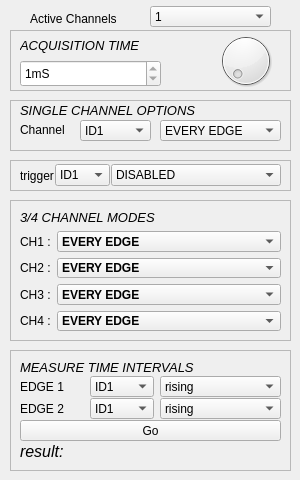
         <widget class="QWidget" name="Digital">
          <attribute name="title">
           <string>Digital signals</string>
          </attribute>
          <attribute name="toolTip">
           <string>Four channel Logic Analyzer</string>
          </attribute>
          <widget class="QComboBox" name="active_channel_box">
           <property name="geometry">
            <rect>
             <x>150</x>
             <y>6</y>
             <width>121</width>
             <height>21</height>
            </rect>
           </property>
           <property name="sizePolicy">
            <sizepolicy hsizetype="Preferred" vsizetype="Fixed">
             <horstretch>0</horstretch>
             <verstretch>0</verstretch>
            </sizepolicy>
           </property>
           <item>
            <property name="text">
             <string>1</string>
            </property>
           </item>
           <item>
            <property name="text">
             <string>2</string>
            </property>
           </item>
           <item>
            <property name="text">
             <string>3</string>
            </property>
           </item>
           <item>
            <property name="text">
             <string>4</string>
            </property>
           </item>
          </widget>
          <widget class="QLabel" name="label_13">
           <property name="geometry">
            <rect>
             <x>30</x>
             <y>10</y>
             <width>106</width>
             <height>17</height>
            </rect>
           </property>
           <property name="sizePolicy">
            <sizepolicy hsizetype="Maximum" vsizetype="Preferred">
             <horstretch>0</horstretch>
             <verstretch>0</verstretch>
            </sizepolicy>
           </property>
           <property name="text">
            <string>Active Channels</string>
           </property>
          </widget>
          <widget class="QFrame" name="frame_4">
           <property name="geometry">
            <rect>
             <x>10</x>
             <y>30</y>
             <width>281</width>
             <height>61</height>
            </rect>
           </property>
           <property name="frameShape">
            <enum>QFrame::StyledPanel</enum>
           </property>
           <property name="frameShadow">
            <enum>QFrame::Raised</enum>
           </property>
           <widget class="QDial" name="dial_16">
            <property name="geometry">
             <rect>
              <x>180</x>
              <y>0</y>
              <width>111</width>
              <height>61</height>
             </rect>
            </property>
            <property name="minimum">
             <number>0</number>
            </property>
            <property name="maximum">
             <number>9</number>
            </property>
            <property name="pageStep">
             <number>1</number>
            </property>
            <property name="value">
             <number>0</number>
            </property>
           </widget>
           <widget class="QSpinBox" name="digital_timescale">
            <property name="geometry">
             <rect>
              <x>10</x>
              <y>30</y>
              <width>141</width>
              <height>27</height>
             </rect>
            </property>
            <property name="readOnly">
             <bool>true</bool>
            </property>
            <property name="suffix">
             <string>mS</string>
            </property>
            <property name="maximum">
             <number>10000</number>
            </property>
            <property name="value">
             <number>1</number>
            </property>
           </widget>
           <widget class="QLabel" name="label_53">
            <property name="geometry">
             <rect>
              <x>10</x>
              <y>0</y>
              <width>141</width>
              <height>31</height>
             </rect>
            </property>
            <property name="font">
             <font>
              <pointsize>10</pointsize>
              <weight>50</weight>
              <italic>true</italic>
              <bold>false</bold>
             </font>
            </property>
            <property name="text">
             <string>ACQUISITION TIME</string>
            </property>
           </widget>
          </widget>
          <widget class="QFrame" name="frame_5">
           <property name="geometry">
            <rect>
             <x>10</x>
             <y>200</y>
             <width>281</width>
             <height>141</height>
            </rect>
           </property>
           <property name="frameShape">
            <enum>QFrame::StyledPanel</enum>
           </property>
           <property name="frameShadow">
            <enum>QFrame::Raised</enum>
           </property>
           <layout class="QFormLayout" name="formLayout">
            <item row="0" column="0" colspan="2">
             <widget class="QLabel" name="label_54">
              <property name="font">
               <font>
                <pointsize>10</pointsize>
                <weight>50</weight>
                <italic>true</italic>
                <bold>false</bold>
               </font>
              </property>
              <property name="text">
               <string>3/4 CHANNEL MODES</string>
              </property>
             </widget>
            </item>
            <item row="1" column="0">
             <widget class="QLabel" name="label_4">
              <property name="text">
               <string>CH1 :</string>
              </property>
             </widget>
            </item>
            <item row="1" column="1">
             <widget class="QComboBox" name="comboBox">
              <property name="font">
               <font>
                <pointsize>9</pointsize>
                <weight>75</weight>
                <bold>true</bold>
               </font>
              </property>
              <property name="currentIndex">
               <number>1</number>
              </property>
              <item>
               <property name="text">
                <string>DISABLED</string>
               </property>
              </item>
              <item>
               <property name="text">
                <string>EVERY EDGE</string>
               </property>
              </item>
              <item>
               <property name="text">
                <string>FALLING EDGES ONLY</string>
               </property>
              </item>
              <item>
               <property name="text">
                <string>RISING EDGES ONLY</string>
               </property>
              </item>
              <item>
               <property name="text">
                <string>EVERY FOUR RISING EDGES</string>
               </property>
              </item>
             </widget>
            </item>
            <item row="2" column="0">
             <widget class="QLabel" name="label_9">
              <property name="text">
               <string>CH2 :</string>
              </property>
             </widget>
            </item>
            <item row="2" column="1">
             <widget class="QComboBox" name="comboBox_2">
              <property name="font">
               <font>
                <pointsize>9</pointsize>
                <weight>75</weight>
                <bold>true</bold>
               </font>
              </property>
              <property name="currentIndex">
               <number>1</number>
              </property>
              <item>
               <property name="text">
                <string>DISABLED</string>
               </property>
              </item>
              <item>
               <property name="text">
                <string>EVERY EDGE</string>
               </property>
              </item>
              <item>
               <property name="text">
                <string>FALLING EDGES ONLY</string>
               </property>
              </item>
              <item>
               <property name="text">
                <string>RISING EDGES ONLY</string>
               </property>
              </item>
              <item>
               <property name="text">
                <string>EVERY FOUR RISING EDGES</string>
               </property>
              </item>
             </widget>
            </item>
            <item row="3" column="0">
             <widget class="QLabel" name="label_11">
              <property name="text">
               <string>CH3 :</string>
              </property>
             </widget>
            </item>
            <item row="3" column="1">
             <widget class="QComboBox" name="comboBox_3">
              <property name="font">
               <font>
                <pointsize>9</pointsize>
                <weight>75</weight>
                <bold>true</bold>
               </font>
              </property>
              <property name="currentIndex">
               <number>1</number>
              </property>
              <item>
               <property name="text">
                <string>DISABLED</string>
               </property>
              </item>
              <item>
               <property name="text">
                <string>EVERY EDGE</string>
               </property>
              </item>
              <item>
               <property name="text">
                <string>FALLING EDGES ONLY</string>
               </property>
              </item>
              <item>
               <property name="text">
                <string>RISING EDGES ONLY</string>
               </property>
              </item>
              <item>
               <property name="text">
                <string>EVERY FOUR RISING EDGES</string>
               </property>
              </item>
             </widget>
            </item>
            <item row="4" column="0">
             <widget class="QLabel" name="label_12">
              <property name="text">
               <string>CH4 :</string>
              </property>
             </widget>
            </item>
            <item row="4" column="1">
             <widget class="QComboBox" name="comboBox_4">
              <property name="font">
               <font>
                <pointsize>9</pointsize>
                <weight>75</weight>
                <bold>true</bold>
               </font>
              </property>
              <property name="currentIndex">
               <number>1</number>
              </property>
              <item>
               <property name="text">
                <string>DISABLED</string>
               </property>
              </item>
              <item>
               <property name="text">
                <string>EVERY EDGE</string>
               </property>
              </item>
              <item>
               <property name="text">
                <string>FALLING EDGES ONLY</string>
               </property>
              </item>
              <item>
               <property name="text">
                <string>RISING EDGES ONLY</string>
               </property>
              </item>
              <item>
               <property name="text">
                <string>EVERY FOUR RISING EDGES</string>
               </property>
              </item>
             </widget>
            </item>
           </layout>
          </widget>
          <widget class="QFrame" name="frame_7">
           <property name="geometry">
            <rect>
             <x>10</x>
             <y>350</y>
             <width>281</width>
             <height>121</height>
            </rect>
           </property>
           <property name="frameShape">
            <enum>QFrame::StyledPanel</enum>
           </property>
           <property name="frameShadow">
            <enum>QFrame::Raised</enum>
           </property>
           <layout class="QGridLayout" name="gridLayout_4">
            <property name="verticalSpacing">
             <number>1</number>
            </property>
            <item row="2" column="1">
             <widget class="QComboBox" name="edge2chan">
              <item>
               <property name="text">
                <string>ID1</string>
               </property>
              </item>
              <item>
               <property name="text">
                <string>ID2</string>
               </property>
              </item>
              <item>
               <property name="text">
                <string>ID3</string>
               </property>
              </item>
              <item>
               <property name="text">
                <string>ID4</string>
               </property>
              </item>
              <item>
               <property name="text">
                <string>-</string>
               </property>
              </item>
              <item>
               <property name="text">
                <string>CH1</string>
               </property>
              </item>
             </widget>
            </item>
            <item row="1" column="2">
             <widget class="QComboBox" name="edge1edge">
              <item>
               <property name="text">
                <string>rising</string>
               </property>
              </item>
              <item>
               <property name="text">
                <string>falling</string>
               </property>
              </item>
              <item>
               <property name="text">
                <string>four rising edges</string>
               </property>
              </item>
             </widget>
            </item>
            <item row="1" column="0">
             <widget class="QLabel" name="label_16">
              <property name="text">
               <string>EDGE 1</string>
              </property>
             </widget>
            </item>
            <item row="2" column="2">
             <widget class="QComboBox" name="edge2edge">
              <property name="currentIndex">
               <number>0</number>
              </property>
              <item>
               <property name="text">
                <string>rising</string>
               </property>
              </item>
              <item>
               <property name="text">
                <string>falling</string>
               </property>
              </item>
              <item>
               <property name="text">
                <string>four rising edges</string>
               </property>
              </item>
             </widget>
            </item>
            <item row="2" column="0">
             <widget class="QLabel" name="label_17">
              <property name="text">
               <string>EDGE 2</string>
              </property>
             </widget>
            </item>
            <item row="1" column="1">
             <widget class="QComboBox" name="edge1chan">
              <item>
               <property name="text">
                <string>ID1</string>
               </property>
              </item>
              <item>
               <property name="text">
                <string>ID2</string>
               </property>
              </item>
              <item>
               <property name="text">
                <string>ID3</string>
               </property>
              </item>
              <item>
               <property name="text">
                <string>ID4</string>
               </property>
              </item>
              <item>
               <property name="text">
                <string>-</string>
               </property>
              </item>
              <item>
               <property name="text">
                <string>CH1</string>
               </property>
              </item>
             </widget>
            </item>
            <item row="0" column="0" colspan="3">
             <widget class="QLabel" name="label_56">
              <property name="font">
               <font>
                <pointsize>10</pointsize>
                <weight>50</weight>
                <italic>true</italic>
                <bold>false</bold>
               </font>
              </property>
              <property name="text">
               <string>MEASURE TIME INTERVALS</string>
              </property>
             </widget>
            </item>
            <item row="3" column="0" colspan="3">
             <widget class="QPushButton" name="pushButton_6">
              <property name="text">
               <string>Go</string>
              </property>
             </widget>
            </item>
            <item row="6" column="0" colspan="3">
             <widget class="QLabel" name="time_interval_label">
              <property name="font">
               <font>
                <pointsize>12</pointsize>
                <weight>50</weight>
                <italic>true</italic>
                <bold>false</bold>
               </font>
              </property>
              <property name="text">
               <string>result:</string>
              </property>
             </widget>
            </item>
           </layout>
          </widget>
          <widget class="QFrame" name="frame_8">
           <property name="geometry">
            <rect>
             <x>10</x>
             <y>100</y>
             <width>281</width>
             <height>51</height>
            </rect>
           </property>
           <property name="frameShape">
            <enum>QFrame::StyledPanel</enum>
           </property>
           <property name="frameShadow">
            <enum>QFrame::Raised</enum>
           </property>
           <widget class="QLabel" name="label_58">
            <property name="geometry">
             <rect>
              <x>10</x>
              <y>0</y>
              <width>201</width>
              <height>21</height>
             </rect>
            </property>
            <property name="font">
             <font>
              <pointsize>10</pointsize>
              <weight>50</weight>
              <italic>true</italic>
              <bold>false</bold>
             </font>
            </property>
            <property name="text">
             <string>SINGLE CHANNEL OPTIONS</string>
            </property>
           </widget>
           <widget class="QComboBox" name="LA1_chanmode">
            <property name="geometry">
             <rect>
              <x>150</x>
              <y>20</y>
              <width>121</width>
              <height>21</height>
             </rect>
            </property>
            <property name="currentIndex">
             <number>1</number>
            </property>
            <item>
             <property name="text">
              <string>DISABLED</string>
             </property>
            </item>
            <item>
             <property name="text">
              <string>EVERY EDGE</string>
             </property>
            </item>
            <item>
             <property name="text">
              <string>FALLING EDGES ONLY</string>
             </property>
            </item>
            <item>
             <property name="text">
              <string>RISING EDGES ONLY</string>
             </property>
            </item>
            <item>
             <property name="text">
              <string>EVERY FOUR RISING EDGES</string>
             </property>
            </item>
           </widget>
           <widget class="QLabel" name="label_28">
            <property name="geometry">
             <rect>
              <x>10</x>
              <y>20</y>
              <width>61</width>
              <height>20</height>
             </rect>
            </property>
            <property name="text">
             <string>Channel</string>
            </property>
           </widget>
           <widget class="QComboBox" name="LA1_chan">
            <property name="geometry">
             <rect>
              <x>70</x>
              <y>20</y>
              <width>71</width>
              <height>21</height>
             </rect>
            </property>
            <item>
             <property name="text">
              <string>ID1</string>
             </property>
            </item>
            <item>
             <property name="text">
              <string>ID2</string>
             </property>
            </item>
            <item>
             <property name="text">
              <string>ID3</string>
             </property>
            </item>
            <item>
             <property name="text">
              <string>ID4</string>
             </property>
            </item>
            <item>
             <property name="text">
              <string>-</string>
             </property>
            </item>
            <item>
             <property name="text">
              <string>CH1</string>
             </property>
            </item>
           </widget>
          </widget>
          <widget class="QFrame" name="frame_10">
           <property name="geometry">
            <rect>
             <x>10</x>
             <y>160</y>
             <width>281</width>
             <height>31</height>
            </rect>
           </property>
           <property name="frameShape">
            <enum>QFrame::StyledPanel</enum>
           </property>
           <property name="frameShadow">
            <enum>QFrame::Raised</enum>
           </property>
           <layout class="QHBoxLayout" name="horizontalLayout_2">
            <property name="spacing">
             <number>1</number>
            </property>
            <property name="topMargin">
             <number>0</number>
            </property>
            <property name="bottomMargin">
             <number>0</number>
            </property>
            <item>
             <widget class="QLabel" name="label_29">
              <property name="text">
               <string>trigger</string>
              </property>
             </widget>
            </item>
            <item>
             <widget class="QComboBox" name="LA1_trig">
              <item>
               <property name="text">
                <string>ID1</string>
               </property>
              </item>
              <item>
               <property name="text">
                <string>ID2</string>
               </property>
              </item>
              <item>
               <property name="text">
                <string>ID3</string>
               </property>
              </item>
              <item>
               <property name="text">
                <string>ID4</string>
               </property>
              </item>
              <item>
               <property name="text">
                <string>-</string>
               </property>
              </item>
              <item>
               <property name="text">
                <string>CH1</string>
               </property>
              </item>
             </widget>
            </item>
            <item>
             <widget class="QComboBox" name="LA1_trigmode">
              <property name="currentIndex">
               <number>0</number>
              </property>
              <item>
               <property name="text">
                <string>DISABLED</string>
               </property>
              </item>
              <item>
               <property name="text">
                <string>FALLING EDGES ONLY</string>
               </property>
              </item>
              <item>
               <property name="text">
                <string>RISING EDGES ONLY</string>
               </property>
              </item>
              <item>
               <property name="text">
                <string>EVERY FOUR RISING EDGES</string>
               </property>
              </item>
             </widget>
            </item>
           </layout>
          </widget>
         </widget>
